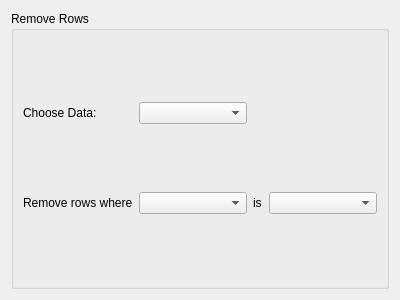
<?xml version="1.0" encoding="UTF-8"?>
<ui version="4.0">
 <class>Form</class>
 <widget class="QWidget" name="Form">
  <property name="geometry">
   <rect>
    <x>0</x>
    <y>0</y>
    <width>400</width>
    <height>300</height>
   </rect>
  </property>
  <property name="windowTitle">
   <string>Form</string>
  </property>
  <layout class="QVBoxLayout" name="verticalLayout">
   <item>
    <widget class="QGroupBox" name="groupBox">
     <property name="title">
      <string>Remove Rows</string>
     </property>
     <layout class="QGridLayout" name="gridLayout">
      <item row="1" column="2">
       <widget class="QLabel" name="isLabel">
        <property name="maximumSize">
         <size>
          <width>10</width>
          <height>16777215</height>
         </size>
        </property>
        <property name="text">
         <string>is </string>
        </property>
       </widget>
      </item>
      <item row="1" column="0">
       <widget class="QLabel" name="removeRowsWhereLabel">
        <property name="text">
         <string>Remove rows where</string>
        </property>
       </widget>
      </item>
      <item row="1" column="3">
       <widget class="QComboBox" name="isComboBox"/>
      </item>
      <item row="0" column="0">
       <widget class="QLabel" name="chooseDataLabel">
        <property name="text">
         <string>Choose Data:</string>
        </property>
       </widget>
      </item>
      <item row="0" column="1">
       <widget class="QComboBox" name="chooseDataComboBox"/>
      </item>
      <item row="1" column="1">
       <widget class="QComboBox" name="isComboBox_2"/>
      </item>
     </layout>
    </widget>
   </item>
  </layout>
 </widget>
 <resources/>
 <connections/>
</ui>
